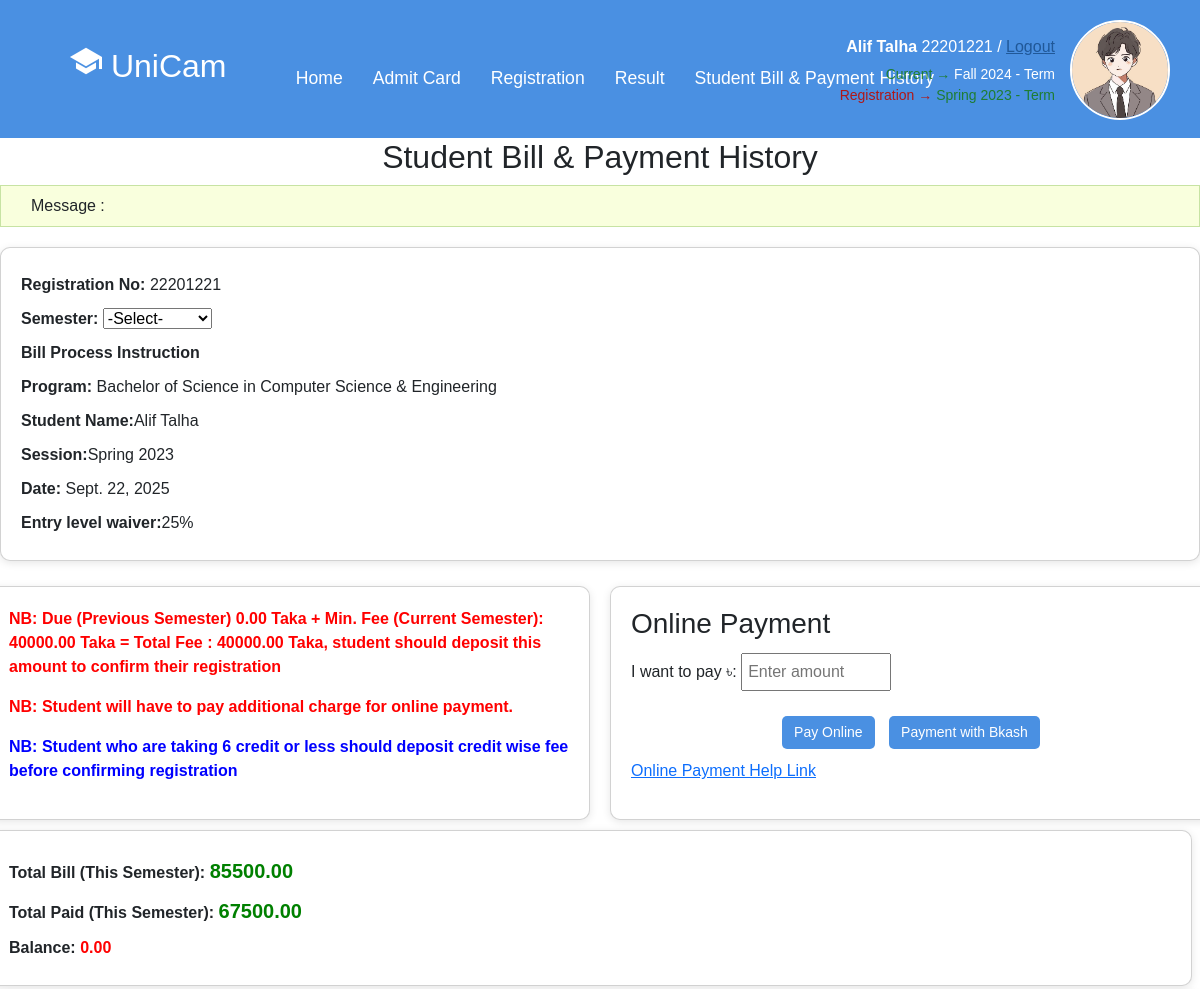
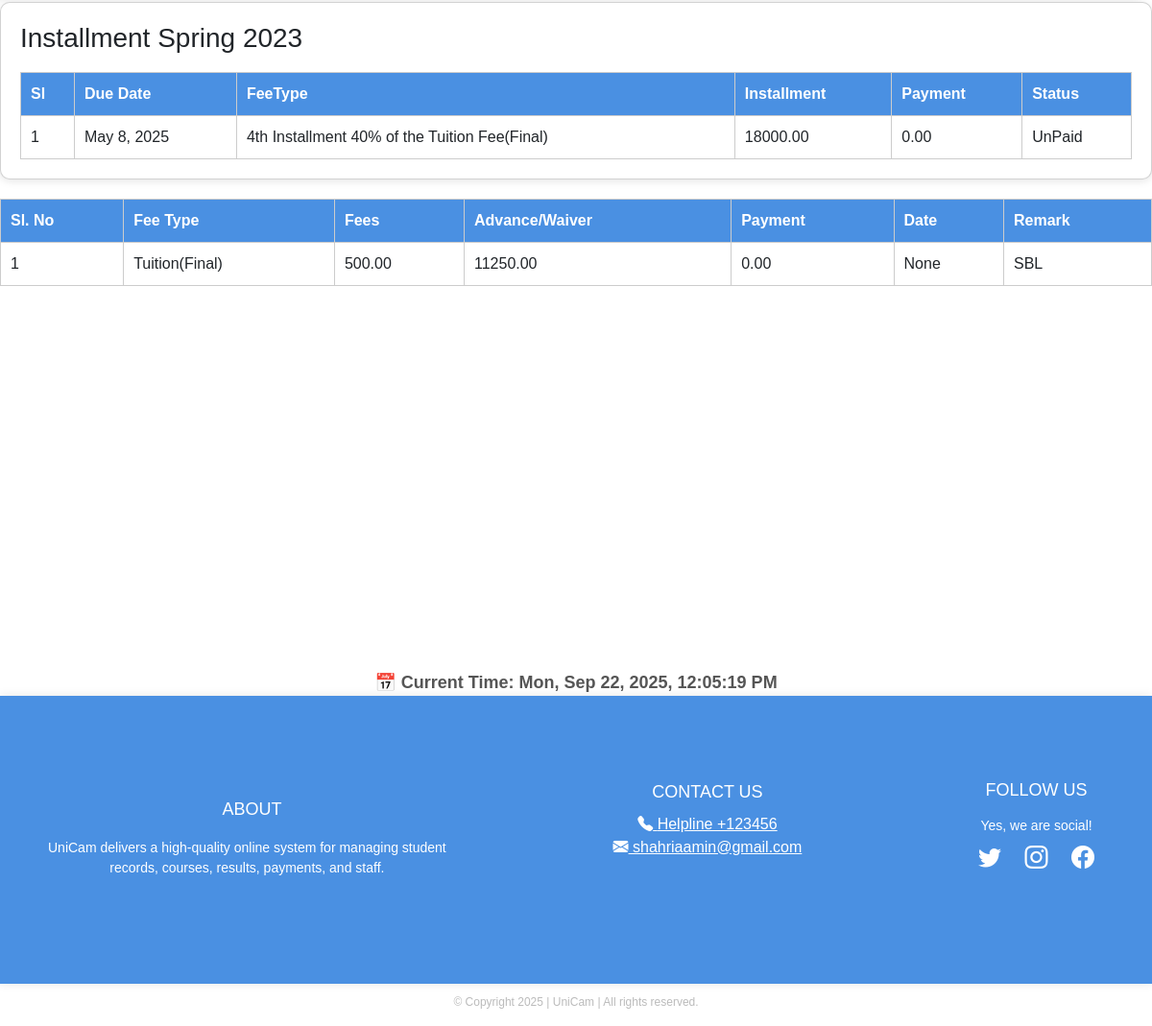
The app's page /payment-details/22201221/ with its own data (2 pictures, top to bottom).
### app1/models.py (models this page shows, shortened)
class StudentInfo(models.Model):
    sroll = models.ForeignKey(Student, on_delete=models.CASCADE)
    sname = models.CharField(max_length=100)
    fathername = models.CharField(max_length=100)
    mothername = models.CharField(max_length=100)
    program = models.CharField(max_length=100)
    gender = models.CharField(max_length=100)
    phone = models.CharField(max_length=100)
    guardianphone = models.CharField(max_length=100)
    session = models.CharField(max_length=100)
    nationality = models.CharField(max_length=100)
    dob = models.CharField(max_length=100)
    email = models.EmailField()
    pic = models.ImageField(upload_to='student_pics/', null=True, blank=True)

class Student(models.Model):
    id = models.CharField(primary_key=True, max_length=100)
    def __str__(self):
        return self.id

class LastPayment(models.Model):
    l_student = models.ForeignKey(Student, on_delete=models.CASCADE)
    l_waiver_persent = models.CharField(max_length=100, null=True, blank=True)
    l_due_date = models.DateField()
    l_fee_type = models.CharField(
        max_length=200,
        choices=[
            ('1st Installment Registration', '1st Installment Registration'),
            ('2nd Installment 30% of the Tuition Fees', '2nd Installment 30% of the Tuition Fees'),
            ('3rd Installment 30% of the Tuition Fee(Mid term)', '3rd Installment 30% of the Tuition Fee(Mid term)'),
            ('4th Installment 40% of the Tuition Fee(Final)', '4th Installment 40% of the Tuition Fee(Final)'),
            ('Late Fees', 'Late Fees'),
        ]
    )
    l_fees = models.DecimalField(max_digits=10, decimal_places=2)
    l_payment_type = models.CharField(
        max_length=100,
        choices=[
            ('Tuition(Mid Term)', 'Tuition(Mid Term)'),
            ('Tuition(Final)', 'Tuition(Final)'),
            ('Student Payment', 'Student Payment'),
            ('Registration', 'Registration'),
            ('Late Fees', 'Late Fees'),
            ('Repeat Exam Fee', 'Repeat Exam Fee'),
            ('Additional Waiver', 'Additional Waiver'),
            ('Caution money', 'Caution money'),
            ('Admission and varificatin fees', 'Admission and varificatin fees'),
            ('Other', 'Other'),
        ]
    )
    l_waiver_taka = models.DecimalField(max_digits=10, decimal_places=2)
    l_installment = models.DecimalField(max_digits=10, decimal_places=2)
    l_pay = models.DecimalField(max_digits=10, decimal_places=2)
    l_total_bill = models.DecimalField(max_digits=10, decimal_places=2)
    l_total_paid = models.DecimalField(max_digits=10, decimal_places=2)
    l_due = models.DecimalField(max_digits=10, decimal_places=2)
    l_payment_date = models.DateField(null=True, blank=True)
    l_transaction_id = models.CharField(max_length=100, unique=True)
    l_STATUS_CHOICES = [
        ('Paid', 'Paid'),
        ('UnPaid', 'UnPaid'),
    ]
    l_status = models.CharField(max_length=10, choices=l_STATUS_CHOICES)
    l_remarks = models.TextField(blank=True, null=True)

### app1/views.py (the view)
# urls.py: path('payment-details/<int:student_id>/', views.StudentPaymentPage, name='payment'),
def StudentPaymentPage(request, student_id):
    student = get_object_or_404(Student, id=student_id)
    infos = StudentInfo.objects.filter(sroll=student)
    admitcards = FinalAdmitCard.objects.filter(fid=student)
    registers = CourseRegister.objects.filter(studentid=student)
    payments = LastPayment.objects.filter(l_student=student)
    today = timezone.now().date()
    context = {
        'student': student,
        'infos': infos,
        'admitcards': admitcards,
        'registers': registers,
        'payments': payments,
        'today': today,
    }
    return render(request, 'payment.html', context)

### templates/payment.html (shortened to what this page needs)
{% extends "base.html" %}
{% block content %}
<div>
  <h2 style="padding: 0px 20px;text-align: center;">Student Bill & Payment History</h2>
  <div class="message-box">
    Message :
  </div>
  <div class="card">
    <div class="row">
      {% for info in infos %}
      <div><strong>Registration No:</strong> {{ info.sroll }}</div>
      <div><strong>Semester:</strong>
          <select id="semesterDropdown" onchange="checkMatch()">
            <option value="">-Select-</option>
          </select>
      </div>
      <div><strong>Bill Process Instruction</strong></div>
    </div>
    <div class="row">
      <div><strong>Program:</strong> {{ info.program }}</div>
    </div>
    <div class="row">
      <div><strong>Student Name:</strong>{{ info.sname }}</div>
      <div><strong>Session:</strong>{{ info.session }}</div>
      {% endfor %}
      <div><strong>Date:</strong> {{ today }}</div>
      {% for payment in payments %}
      <div><strong>Entry level waiver:</strong>{{ payment.l_waiver_persent }}</div>
      {% endfor %}
    </div>
  </div>
  <div class="row">
    <div class="card" style="flex: 1; margin-right: 20px;">
      <p class="highlight">NB: Due (Previous Semester) 0.00 Taka + Min. Fee (Current Semester): 40000.00 Taka = Total Fee : 40000.00 Taka, student should deposit this amount to confirm their registration</p>
      <p class="highlight">NB: Student will have to pay additional charge for online payment.</p>
      <p class="note">NB: Student who are taking 6 credit or less should deposit credit wise fee before confirming registration</p>
    </div>
    <div class="card" style="flex: 1;">
      <h3>Online Payment</h3>
      <div style="margin-bottom: 10px;">I want to pay ৳:
        <input type="number" id="payAmount" placeholder="Enter amount">
      </div>
      <div style="margin-top: 10px; text-align: center;">
        <button class="payment-button" onclick="payOnline()">Pay Online</button>
        <button class="payment-button" onclick="payBkash()">Payment with Bkash</button>
      </div>
      <p><a href="https://drive.google.com/file/d/1zX4DDFTFTHSpN5Rkf0nLQ1AeKDkAMtZS/view">Online Payment Help Link</a></p>
    </div>
  </div>
  <div class="row">
    <div class="card" style="flex: 1; margin-right: 20px;">
      {% for payment in payments %}
      <div><strong>Total Bill (This Semester):</strong> <span class="amount">{{ payment.l_total_bill }}</span></div>
      <div><strong>Total Paid (This Semester):</strong> <span class="amount">{{ payment.l_total_paid }}</span></div>
      <div><strong>Balance:</strong> <span class="due">{{ payment.l_due }}</span></div>
      {% endfor %}
    </div>
  </div>
  <div class="card">
    {% for info in infos %}
    <h3>Installment {{ info.session }}</h3>
    {% endfor %}
    <table>
      <thead>
        <tr>
          <th>Sl</th>
          <th>Due Date</th>
          <th>FeeType</th>
          <th>Installment</th>
          <th>Payment</th>
          <th>Status</th>
        </tr>
      </thead>
      <tbody>
        <tr>
          {% for payment in payments %}
          <td>{{ forloop.counter }}</td>
          <td>{{ payment.l_due_date }}</td>
          <td>{{ payment.l_fee_type }}</td>
          <td>{{ payment.l_installment }}</td>
          <td>{{ payment.l_pay }}</td>
          <td>{{ payment.l_status }}</td>
        </tr>
        {% endfor %}
      </tbody>
    </table>
  </div>
</div>
 <table id="paymentTable">
  <thead>
    <tr>
      <th>Sl. No</th>
      <th>Fee Type</th>
      <th>Fees</th>
      <th>Advance/Waiver</th>
      <th>Payment</th>
      <th>Date</th>
      <th>Remark</th>
    </tr>
  </thead>
  <tbody id="paymenttBody">
    {% for payment in payments %}
    <tr class="paymentRow">
      <td>{{ forloop.counter }}</td>
      <td>{{ payment.l_payment_type }}</td>
      <td>{{ payment.l_fees }}</td>
      <td>{{ payment.l_waiver_taka }}</td>
      <td>{{ payment.l_pay }}</td>
      <td>{{ payment.l_payment_date }}</td>
      <td>{{ payment.l_remarks }}</td>
    </tr>
    {% endfor %}
  </tbody>
</table>
{% endblock %}

### templates/base.html (shortened to what this page needs)
{% load static %}
<!DOCTYPE html>
<html lang="en">
<head>
  <link href="https://cdn.jsdelivr.net/npm/bootstrap@5.3.3/dist/css/bootstrap.min.css" rel="stylesheet"
>
  <link rel="stylesheet" href="https://cdn.jsdelivr.net/npm/bootstrap-icons@1.10.5/font/bootstrap-icons.css">
</head>
<body>
<header class="header">
  <div class="logo-title">
    <h2 class="logo"><ion-icon name="school-sharp"></ion-icon> UniCam</h2>
  </div>
  <nav class="navigation">
        <a href="{% url 'home' %}" class="active">Home</a>
          {% for info in infos %}
              <a href="{% url 'admitcard_page' info.sroll.pk %}">Admit Card</a>
          {% endfor %}
          {% for info in infos %}
            <a href="{% url 'register_courses' info.sroll.pk %}">Registration</a>
          {% endfor %}
        {% for info in infos %}
        <a href="{% url 'result' info.sroll.pk %}">Result</a>
        {% endfor %}
        {% for info in infos %}
        <a href="{% url 'payment' info.sroll.pk %}">Student Bill & Payment History</a>
        {% endfor %}
  </nav>
  <div class="user-panel" style="display: flex; align-items: center;">
    <div class="user-info">
      {% for info in infos %}
      <p><strong>{{ info.sname }}</strong> {{info.sroll}} /
        <a href="{% url 'logout' %}" style="color: #205898;">Logout</a>
      </p>
      <p class="status">
        <span class="green">Current →</span> Fall 2024 - Term<br />
        <span class="red">Registration →</span>
        <span class="green">{{info.session}} - Term</span>{% endfor %}
      </p>
    </div>
    {% for info in infos %}
      {% if info.pic %}
        <img src="{{ info.pic.url }}" alt="Student Picture"
             style="height: 100px; width: 100px;" />
      {% endif %}
    {% endfor %}
  </div>
</header>
{% block content %}
{% endblock content %}
</div><br><br><br><br><br><br><br><br><br><br><br><br><br><br><br>
<div style="text-align: center; margin-top: 40px;">
  <div id="clock" style="font-size: 18px; font-weight: bold; color: #555;"></div>
</div>
<footer class="footer" id="footer-section">
  <div class="footer-section">
      <h3>ABOUT</h3>
      <p>UniCam delivers a high-quality online system for managing student <br>records, courses, results, payments, and staff.</p>
  </div>
  <div class="footer-section">
      <h3 >CONTACT US</h3>
      <a href="tel:123456"  style="color: white;" ><i class="bi bi-telephone-fill" style="color: white;"    ></i> Helpline +123456</a>
      <a href="https://www.gmail.com"  style="color: white;" ><i class="bi bi-envelope-fill"  style="color: white;" ></i> shahriaamin@gmail.com</a>
  </div>
  <div class="footer-section">
      <h3 style="margin-top: -2px;">FOLLOW US</h3>
      <p>Yes, we are social!</p>
      <div class="social-icons">
        <a href="https://www.twitter.com" target="_blank"><i class="bi bi-twitter"></i></a>
        <a href="https://www.instagram.com" target="_blank"><i class="bi bi-instagram"></i></a>
        <a href="https://www.facebook.com" target="_blank"><i class="bi bi-facebook"></i></a>
      </div>
  </div>
</footer>
<div class="copyright">
  <p>© Copyright 2025 | UniCam | All rights reserved.</p>
</div>
</body>
</html>

### templates/base.html (style rules this page uses)
html { scroll-behavior: smooth; }
.user-panel { position: absolute; right: 30px; top: 20px; display: flex; flex-direction: row; align-items: center; gap: 15px; }
.user-info p { margin: 0; color: white; text-align: right; }
.user-info .status { font-size: 14px; margin-top: 5px; }
.status .green { color: #187a18de; }
.status .red { color: #b01717; }
.user-panel img { height: 80px; width: 80px; object-fit: cover; border-radius: 50%; border: 2px solid white; }
body { font-family: Arial, sans-serif; margin: 0; background: white; }
.header { display: flex; align-items: center; padding: 45px; background-color: #4A90E2; position: relative; }
.logo-title { display: flex; align-items: center; margin-left: 25px; }
.logo { font-size: 2em; color: #fff; user-select: none; margin-right: 10px; }
.navigation { display: flex; align-items: center; margin-left: auto; margin-right: 45px; position: absolute; left: 50%; transform: translateX(-50%); top: 25px; display: flex; }
.navigation a { position: relative; font-size: 1.1em; color: #fff; text-decoration: none; font-weight: 500; margin-left: 30px; padding-top: 40px; display: inline-block; white-space: nowrap; }
.navigation a::after { content: ''; position: absolute; left: 0; bottom: -6px; width: 100%; height: 3px; background: #fff; border-radius: 5px; transform-origin: right; transform: scaleX(0); transition: transform .5s; }
img { width: 100%; height: 500px; object-fit: cover; }
.footer { background-color: #4A90E2; color: white; width: 100%; padding: 90px 50px; min-height: 300px; display: flex; justify-content: space-between; align-items: flex-start; border-radius: 0; box-shadow: 0 0 10px rgba(0, 0, 0, 0.1); }
.footer-section { display: flex; flex-direction: column; justify-content: center; align-items: center; text-align: center; }
.footer-section h3 { margin-bottom: 10px; font-size: 18px; }
.footer-section p { margin: 5px 0; font-size: 14px; }
.social-icons a { color: white; margin: 0 10px; text-decoration: none; font-size: 24px; }
.copyright { width: 100%; text-align: center; font-size: 12px; color: #bbb; margin-top: 10px; }

### templates/payment.html (style rules this page uses)
.message-box { background-color: #f9ffdd; padding: 8px 30px; border: 1px solid #c7e3a3; margin-bottom: 20px; }
.card { background: white; padding: 20px; border-radius: 10px; margin-bottom: 20px; box-shadow: 0 2px 8px rgba(0,0,0,0.1); }
.row { display: flex; justify-content: space-between; flex-wrap: wrap; }
.row div { margin: 5px 0; }
.highlight { color: red; font-weight: bold; }
.note { color: blue; font-weight: bold; }
.amount { font-size: 20px; color: green; font-weight: bold; }
.due { color: red; font-weight: bold; }
table { width: 100%; border-collapse: collapse; margin-top: 10px; }
table, th, td { border: 1px solid #dee2e6; }
th, td { padding: 10px; text-align: center; }
th { background-color: #ffeeba; }
input[type="number"] { width: 150px; padding: 5px; margin-right: 10px; }
button { background-color: #4A90E2; color: white; padding: 8px 16px; border: none; border-radius: 5px; cursor: pointer; }
table { padding: 30px; width: 100%; border-collapse: collapse; margin-top: 10px; }
th, td { padding: 10px; border: 1px solid #ccc; text-align: left; }
th { background-color: #4A90E2; color: white; }
tr:nth-child(odd) { background-color: #ffffff; }
.payment-button { background-color: #4A90E2; color: white; padding: 6px 12px; font-size: 14px; border: none; border-radius: 5px; cursor: pointer; margin: 5px; }

### records on screen
StudentInfo: sname "Alif Talha", sroll "22201221", session "Spring 2023", pic (picture), program "Bachelor of Science in Computer Science & Engineering"
LastPayment: l_waiver_persent "25%", l_total_bill "85500.00", l_total_paid "67500.00", l_due "0.00", l_due_date "May 8, 2025", l_fee_type "4th Installment 40% of the Tuition Fee(Final)", l_installment "18000.00", l_pay "0.00", l_status "UnPaid", l_payment_type "Tuition(Final)", l_fees "500.00", l_waiver_taka "11250.00", l_payment_date "None", l_remarks "SBL"
